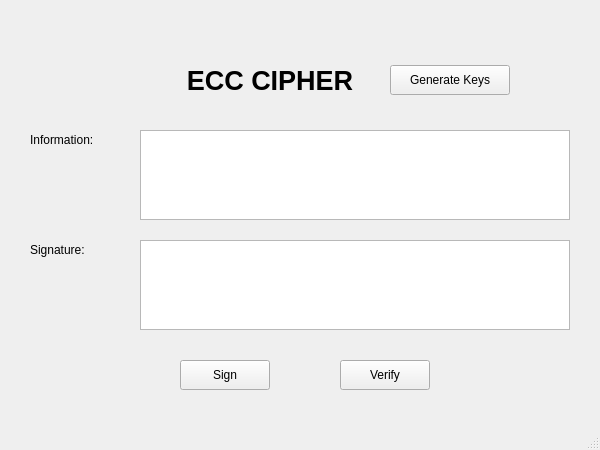
<?xml version="1.0" encoding="UTF-8"?>
<ui version="4.0">
 <class>MainWindow</class>
 <widget class="QMainWindow" name="MainWindow">
  <property name="geometry">
   <rect>
    <x>0</x>
    <y>0</y>
    <width>600</width>
    <height>450</height>
   </rect>
  </property>
  <property name="windowTitle">
   <string>QT ECC Cipher - ecc.ui</string>
  </property>
  <widget class="QWidget" name="centralwidget">
   <widget class="QLabel" name="label_title">
    <property name="geometry">
     <rect>
      <x>170</x>
      <y>60</y>
      <width>200</width>
      <height>40</height>
     </rect>
    </property>
    <property name="font">
     <font>
      <pointsize>20</pointsize>
      <weight>75</weight>
      <bold>true</bold>
     </font>
    </property>
    <property name="text">
     <string>ECC CIPHER</string>
    </property>
    <property name="alignment">
     <set>Qt::AlignCenter</set>
    </property>
   </widget>
   <widget class="QPushButton" name="btn_generate_keys">
    <property name="geometry">
     <rect>
      <x>390</x>
      <y>65</y>
      <width>120</width>
      <height>30</height>
     </rect>
    </property>
    <property name="text">
     <string>Generate Keys</string>
    </property>
   </widget>
   <widget class="QLabel" name="label_information">
    <property name="geometry">
     <rect>
      <x>30</x>
      <y>130</y>
      <width>100</width>
      <height>20</height>
     </rect>
    </property>
    <property name="text">
     <string>Information:</string>
    </property>
   </widget>
   <widget class="QPlainTextEdit" name="txt_information">
    <property name="geometry">
     <rect>
      <x>140</x>
      <y>130</y>
      <width>430</width>
      <height>90</height>
     </rect>
    </property>
   </widget>
   <widget class="QLabel" name="label_signature">
    <property name="geometry">
     <rect>
      <x>30</x>
      <y>240</y>
      <width>100</width>
      <height>20</height>
     </rect>
    </property>
    <property name="text">
     <string>Signature:</string>
    </property>
   </widget>
   <widget class="QPlainTextEdit" name="txt_signature">
    <property name="geometry">
     <rect>
      <x>140</x>
      <y>240</y>
      <width>430</width>
      <height>90</height>
     </rect>
    </property>
   </widget>
   <widget class="QPushButton" name="btn_sign">
    <property name="geometry">
     <rect>
      <x>180</x>
      <y>360</y>
      <width>90</width>
      <height>30</height>
     </rect>
    </property>
    <property name="text">
     <string>Sign</string>
    </property>
   </widget>
   <widget class="QPushButton" name="btn_verify">
    <property name="geometry">
     <rect>
      <x>340</x>
      <y>360</y>
      <width>90</width>
      <height>30</height>
     </rect>
    </property>
    <property name="text">
     <string>Verify</string>
    </property>
   </widget>
  </widget>
  <widget class="QMenuBar" name="menubar">
   <property name="geometry">
    <rect>
     <x>0</x>
     <y>0</y>
     <width>600</width>
     <height>26</height>
    </rect>
   </property>
  </widget>
  <widget class="QStatusBar" name="statusbar"/>
 </widget>
 <resources/>
 <connections/>
</ui>
